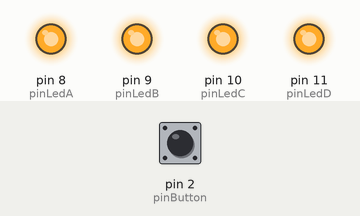
Recording of a sketch running on a simulated Arduino Uno, built with avr-gcc and run on an emulated ATmega328P. Shown: output pins drawn as LEDs (lit = HIGH). Dashed ring = blinking. Inputs (shaded band) come from the test bench; at power-on: pin 2 (pinButton) LOW.

Above: at 1.2 s.
1.3 s: pin 2 (pinButton) pulled HIGH for 0.15 s
At 2.25 s:
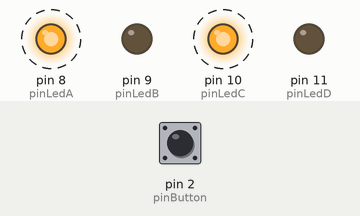
4.3 s: pin 2 (pinButton) pulled HIGH for 1 s
At 4.75 s:
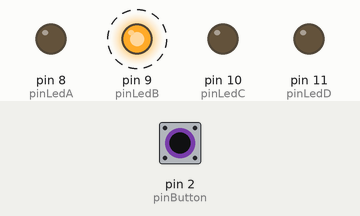
At 5.4 s:
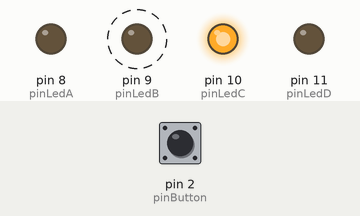
7.3 s: pin 2 (pinButton) pulled HIGH for 0.15 s
10.4 s: pin 2 (pinButton) pulled HIGH for 3.2 s
Timing chart, 0 to 16.1 s (numbered marks = the images above; inputs shaded):
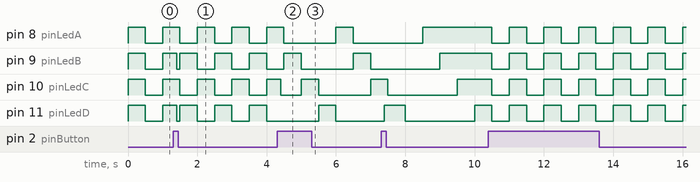

Measured:
- after the input at 4.3 s, pin 9 (pinLedB): LOW → HIGH after 2.2 s, → LOW 0.50 s later
- by itself, pin 8 (pinLedA), pin 10 (pinLedC), pin 11 (pinLedD): alternates HIGH for 0.50 s and LOW for 0.50 s
- by itself, pin 9 (pinLedB): repeats every 1.0 s: HIGH 0.50 s, LOW 0.50 s

The sketch:

cyberalarm.ino
```cpp
#define SEQUENCE_MAX_LENGTH 4

// Pin assignment
int pinButton = 2;
int pinLedA = 8;
int pinLedB = 9;
int pinLedC = 10;
int pinLedD = 11;

// speed etc
int shortDelay = 200;
int longDelay = 500;

// which pattern to play?
int pattern = 0;
int countPattern = 4;

// state variables
unsigned long timer = 0;
int lastState = LOW;

void setLEDs(byte pattern) {
  digitalWrite(pinLedA, HIGH && (pattern & B0001));
  digitalWrite(pinLedB, HIGH && (pattern & B0010));
  digitalWrite(pinLedC, HIGH && (pattern & B0100));
  digitalWrite(pinLedD, HIGH && (pattern & B1000));
}


// all one, all off
byte pattern0(long timer) {
  int thisDuration = 1000;
  if (timer % thisDuration < 500) {
    return B1111; // all ON
  } else {
    return B0000; // all OFF
  }
}

// blink a cross
byte pattern1(long timer) {
  int thisDuration = 1000;
  if (timer % thisDuration < 500) {
    return B0101;
  } else {
    return B1010;
  }
}

// just round, one by one
byte pattern2(long timer) {
  int thisDuration = 2000;
  int thisRun = timer % thisDuration;
  if (thisRun < 500) {
    return B0001;
  } else if(thisRun < 1000) {
    return B0010;
  } else if(thisRun < 1500) {
    return B0100;
  } else {
    return B1000;
  }
}

// round: all on, one by one. then round: all off, one by one.
byte pattern3(long timer) {
  int thisDuration = 4000;
  int thisRun = timer % thisDuration;
  if (thisRun < 500) {
    return B0000;
  } else if(thisRun < 1000) {
    return B0001;
  } else if(thisRun < 1500) {
    return B0011;
  } else if(thisRun < 2000) {
    return B0111;
  } else if(thisRun < 2500) {
    return B1111;
  } else if(thisRun < 3000) {
    return B1110;
  } else if(thisRun < 3500) {
    return B1100;
  } else {
    return B1000;
  }
}

void setup() {
  pinMode(pinLedA, OUTPUT);
  pinMode(pinLedB, OUTPUT);
  pinMode(pinLedC, OUTPUT);
  pinMode(pinLedD, OUTPUT);
}

void loop() {

  timer = millis();

  // should move to next pattern?
  int newState = digitalRead(pinButton);
  if ((newState != lastState)) { // button pressed?
    if (newState == HIGH) {
      pattern = (pattern+1) % countPattern; // next pattern!
      delay(100);
    }
    lastState = newState;
  }

  // play ze pattern
  byte bits;
  switch(pattern) {
    case 0: bits = pattern0(timer); break;
    case 1: bits = pattern1(timer); break;
    case 2: bits = pattern2(timer); break;
    case 3: bits = pattern3(timer); break;
  }

  setLEDs(bits);
}
```
